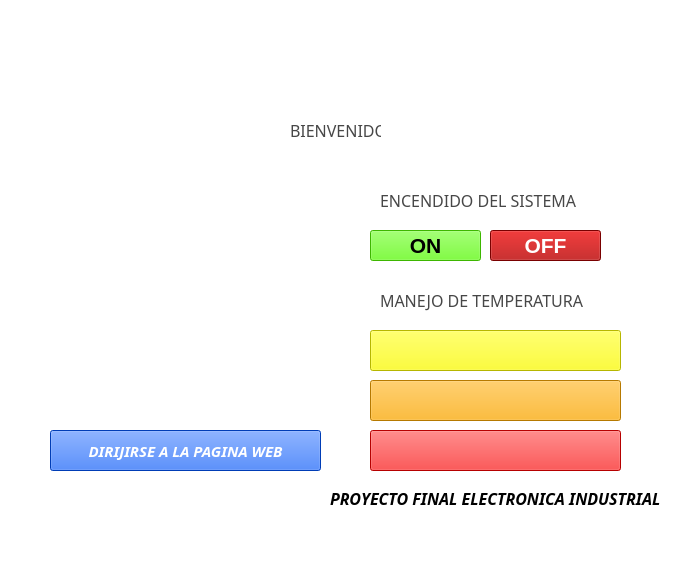
<?xml version="1.0" encoding="UTF-8"?>
<ui version="4.0">
 <class>MainWindow</class>
 <widget class="QMainWindow" name="MainWindow">
  <property name="geometry">
   <rect>
    <x>0</x>
    <y>0</y>
    <width>674</width>
    <height>567</height>
   </rect>
  </property>
  <property name="font">
   <font>
    <weight>75</weight>
    <bold>true</bold>
   </font>
  </property>
  <property name="windowTitle">
   <string>MainWindow</string>
  </property>
  <property name="styleSheet">
   <string notr="true">background-color: rgb(255, 255, 255);</string>
  </property>
  <widget class="QWidget" name="centralwidget">
   <widget class="QLabel" name="label_2">
    <property name="geometry">
     <rect>
      <x>290</x>
      <y>110</y>
      <width>91</width>
      <height>41</height>
     </rect>
    </property>
    <property name="font">
     <font>
      <family>Bahnschrift</family>
      <pointsize>12</pointsize>
      <weight>50</weight>
      <italic>false</italic>
      <bold>false</bold>
     </font>
    </property>
    <property name="styleSheet">
     <string notr="true">
color: rgb(71, 71, 71);</string>
    </property>
    <property name="text">
     <string>BIENVENIDO</string>
    </property>
   </widget>
   <widget class="QLabel" name="label">
    <property name="geometry">
     <rect>
      <x>30</x>
      <y>160</y>
      <width>281</width>
      <height>271</height>
     </rect>
    </property>
    <property name="styleSheet">
     <string notr="true">image: url(:/jj/1556139309_996585_1556139662_noticia_normal.jpg);</string>
    </property>
    <property name="text">
     <string/>
    </property>
   </widget>
   <widget class="QLabel" name="label_3">
    <property name="geometry">
     <rect>
      <x>320</x>
      <y>-10</y>
      <width>331</width>
      <height>101</height>
     </rect>
    </property>
    <property name="styleSheet">
     <string notr="true">image: url(:/logo3/logo3.jpg);</string>
    </property>
    <property name="text">
     <string>&lt;html&gt;&lt;head/&gt;&lt;body&gt;&lt;p&gt;&lt;br/&gt;&lt;/p&gt;&lt;/body&gt;&lt;/html&gt;</string>
    </property>
   </widget>
   <widget class="QLabel" name="label_4">
    <property name="geometry">
     <rect>
      <x>10</x>
      <y>0</y>
      <width>311</width>
      <height>91</height>
     </rect>
    </property>
    <property name="styleSheet">
     <string notr="true">image: url(:/logo1/logo1.png);</string>
    </property>
    <property name="text">
     <string/>
    </property>
   </widget>
   <widget class="QLabel" name="label_10">
    <property name="geometry">
     <rect>
      <x>330</x>
      <y>490</y>
      <width>501</width>
      <height>16</height>
     </rect>
    </property>
    <property name="font">
     <font>
      <family>Bahnschrift</family>
      <pointsize>12</pointsize>
      <weight>75</weight>
      <italic>true</italic>
      <bold>true</bold>
     </font>
    </property>
    <property name="text">
     <string>PROYECTO FINAL ELECTRONICA INDUSTRIAL</string>
    </property>
   </widget>
   <widget class="QPushButton" name="low">
    <property name="geometry">
     <rect>
      <x>370</x>
      <y>330</y>
      <width>251</width>
      <height>41</height>
     </rect>
    </property>
    <property name="styleSheet">
     <string notr="true">background-color: rgb(255, 170, 0);
background-color: rgb(255, 255, 0);</string>
    </property>
    <property name="text">
     <string/>
    </property>
   </widget>
   <widget class="QPushButton" name="ON">
    <property name="geometry">
     <rect>
      <x>370</x>
      <y>230</y>
      <width>111</width>
      <height>31</height>
     </rect>
    </property>
    <property name="font">
     <font>
      <pointsize>16</pointsize>
      <weight>75</weight>
      <bold>true</bold>
     </font>
    </property>
    <property name="styleSheet">
     <string notr="true">background-color: rgb(85, 255, 0);</string>
    </property>
    <property name="text">
     <string>ON</string>
    </property>
   </widget>
   <widget class="QPushButton" name="OFF">
    <property name="geometry">
     <rect>
      <x>490</x>
      <y>230</y>
      <width>111</width>
      <height>31</height>
     </rect>
    </property>
    <property name="font">
     <font>
      <pointsize>16</pointsize>
      <weight>75</weight>
      <bold>true</bold>
     </font>
    </property>
    <property name="styleSheet">
     <string notr="true">background-color: rgb(170, 0, 0);
color: rgb(255, 255, 255);</string>
    </property>
    <property name="text">
     <string>OFF</string>
    </property>
   </widget>
   <widget class="QLabel" name="label_5">
    <property name="geometry">
     <rect>
      <x>380</x>
      <y>180</y>
      <width>231</width>
      <height>41</height>
     </rect>
    </property>
    <property name="font">
     <font>
      <family>Bell MT</family>
      <pointsize>12</pointsize>
      <weight>50</weight>
      <italic>false</italic>
      <bold>false</bold>
     </font>
    </property>
    <property name="styleSheet">
     <string notr="true">
color: rgb(71, 71, 71);</string>
    </property>
    <property name="text">
     <string>ENCENDIDO DEL SISTEMA</string>
    </property>
   </widget>
   <widget class="QLabel" name="label_6">
    <property name="geometry">
     <rect>
      <x>380</x>
      <y>280</y>
      <width>231</width>
      <height>41</height>
     </rect>
    </property>
    <property name="font">
     <font>
      <family>Bell MT</family>
      <pointsize>12</pointsize>
      <weight>50</weight>
      <italic>false</italic>
      <bold>false</bold>
     </font>
    </property>
    <property name="styleSheet">
     <string notr="true">
color: rgb(71, 71, 71);</string>
    </property>
    <property name="text">
     <string>MANEJO DE TEMPERATURA</string>
    </property>
   </widget>
   <widget class="QPushButton" name="medio">
    <property name="geometry">
     <rect>
      <x>370</x>
      <y>380</y>
      <width>251</width>
      <height>41</height>
     </rect>
    </property>
    <property name="styleSheet">
     <string notr="true">background-color: rgb(255, 170, 0);</string>
    </property>
    <property name="text">
     <string/>
    </property>
   </widget>
   <widget class="QPushButton" name="high">
    <property name="geometry">
     <rect>
      <x>370</x>
      <y>430</y>
      <width>251</width>
      <height>41</height>
     </rect>
    </property>
    <property name="styleSheet">
     <string notr="true">background-color: rgb(255, 170, 0);
background-color: rgb(255, 0, 0);</string>
    </property>
    <property name="text">
     <string/>
    </property>
   </widget>
   <widget class="QPushButton" name="web">
    <property name="geometry">
     <rect>
      <x>50</x>
      <y>430</y>
      <width>271</width>
      <height>41</height>
     </rect>
    </property>
    <property name="font">
     <font>
      <family>Lucida Fax</family>
      <pointsize>11</pointsize>
      <weight>75</weight>
      <italic>true</italic>
      <bold>true</bold>
     </font>
    </property>
    <property name="styleSheet">
     <string notr="true">background-color: rgb(0, 85, 255);
color: rgb(255, 255, 255);</string>
    </property>
    <property name="text">
     <string>DIRIJIRSE A LA PAGINA WEB</string>
    </property>
   </widget>
   <zorder>label_3</zorder>
   <zorder>label_2</zorder>
   <zorder>label</zorder>
   <zorder>label_4</zorder>
   <zorder>label_10</zorder>
   <zorder>low</zorder>
   <zorder>ON</zorder>
   <zorder>OFF</zorder>
   <zorder>label_5</zorder>
   <zorder>label_6</zorder>
   <zorder>medio</zorder>
   <zorder>high</zorder>
   <zorder>web</zorder>
  </widget>
  <widget class="QMenuBar" name="menubar">
   <property name="geometry">
    <rect>
     <x>0</x>
     <y>0</y>
     <width>674</width>
     <height>21</height>
    </rect>
   </property>
  </widget>
  <widget class="QStatusBar" name="statusbar"/>
 </widget>
 <resources>
  <include location="../proyecto python sin color/imjj.qrc"/>
  <include location="../proyecto python sin color/logo4.qrc"/>
  <include location="../proyecto python sin color/Logo1.qrc"/>
  <include location="../proyecto python sin color/logo2.qrc"/>
  <include location="../proyecto python sin color/logo3.qrc"/>
 </resources>
 <connections/>
</ui>
